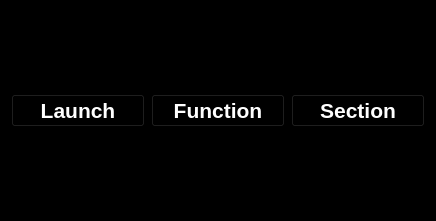
<?xml version="1.0" encoding="UTF-8"?>
<ui version="4.0">
 <class>SubScreen</class>
 <widget class="QWidget" name="SubScreen">
  <property name="geometry">
   <rect>
    <x>0</x>
    <y>0</y>
    <width>436</width>
    <height>221</height>
   </rect>
  </property>
  <property name="windowTitle">
   <string>Form</string>
  </property>
  <property name="styleSheet">
   <string notr="true">background-color:black;
color:white;
font-family:&quot;맑은 고딕&quot;;</string>
  </property>
  <layout class="QGridLayout" name="gridLayout">
   <item row="0" column="0">
    <widget class="QPushButton" name="pushButton_3">
     <property name="font">
      <font>
       <pointsize>16</pointsize>
       <bold>true</bold>
      </font>
     </property>
     <property name="styleSheet">
      <string notr="true"/>
     </property>
     <property name="text">
      <string>Launch</string>
     </property>
    </widget>
   </item>
   <item row="0" column="1">
    <widget class="QPushButton" name="pushButton_2">
     <property name="font">
      <font>
       <pointsize>16</pointsize>
       <bold>true</bold>
      </font>
     </property>
     <property name="styleSheet">
      <string notr="true"/>
     </property>
     <property name="text">
      <string>Function</string>
     </property>
    </widget>
   </item>
   <item row="0" column="2">
    <widget class="QPushButton" name="pushButton">
     <property name="font">
      <font>
       <pointsize>16</pointsize>
       <bold>true</bold>
      </font>
     </property>
     <property name="styleSheet">
      <string notr="true"/>
     </property>
     <property name="text">
      <string>Section</string>
     </property>
    </widget>
   </item>
  </layout>
 </widget>
 <resources/>
 <connections/>
</ui>
